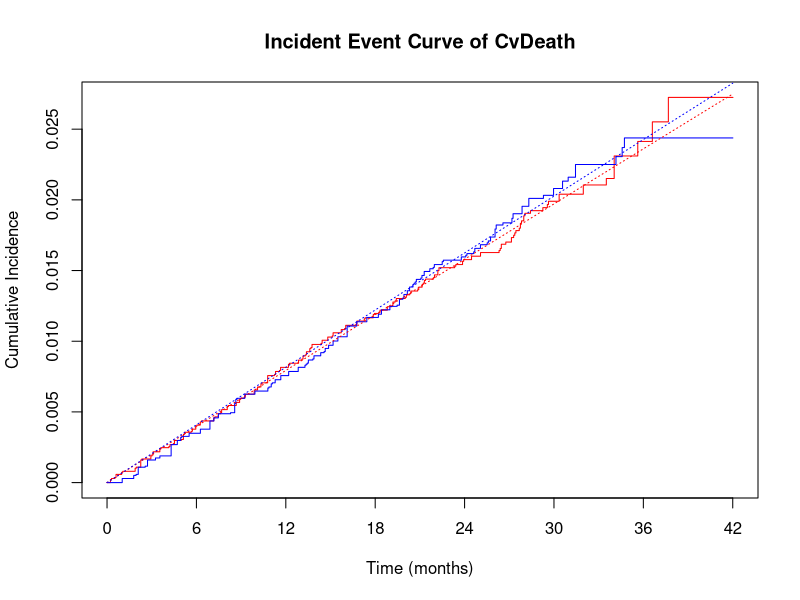
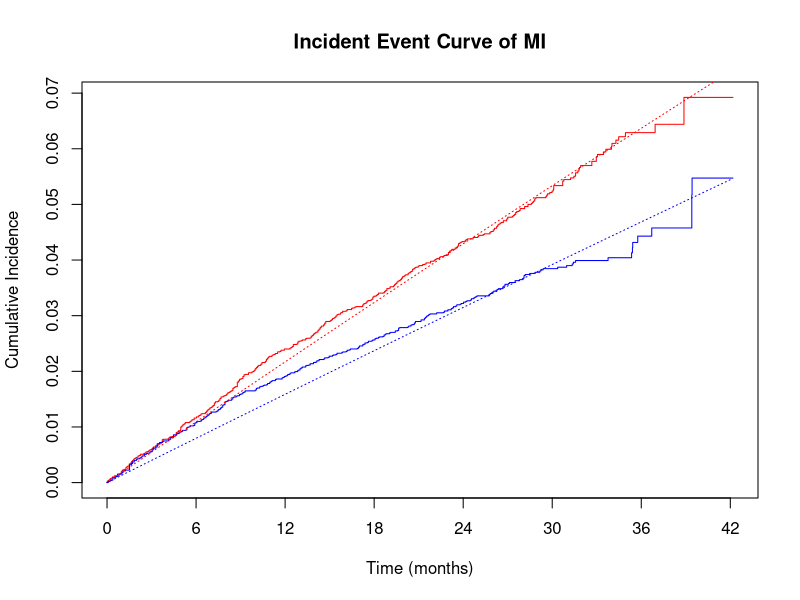
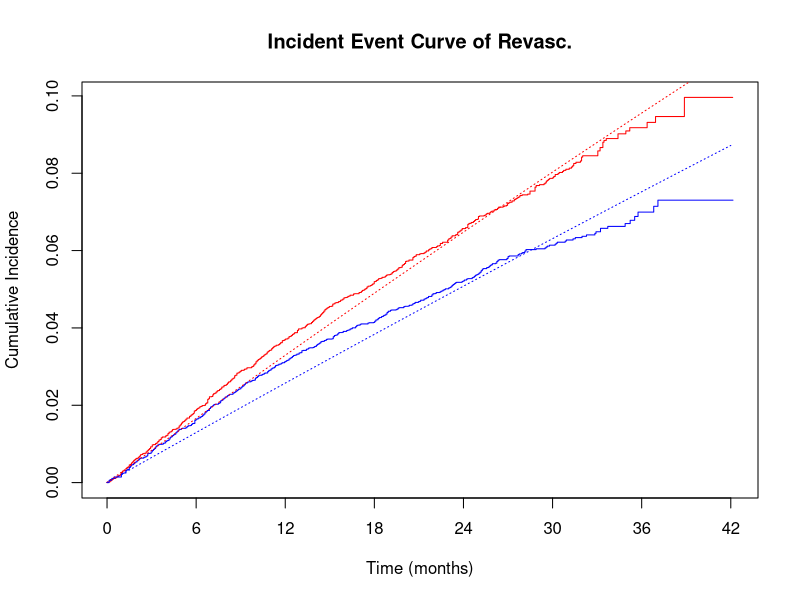
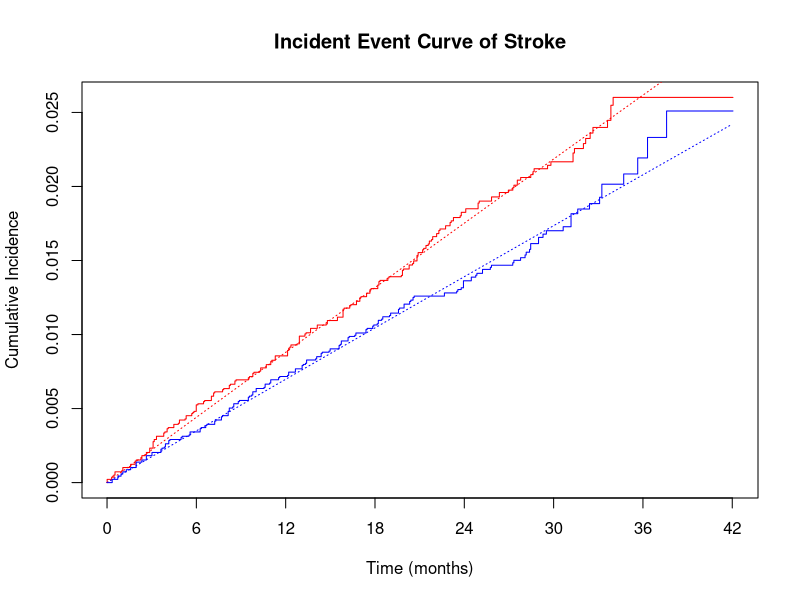
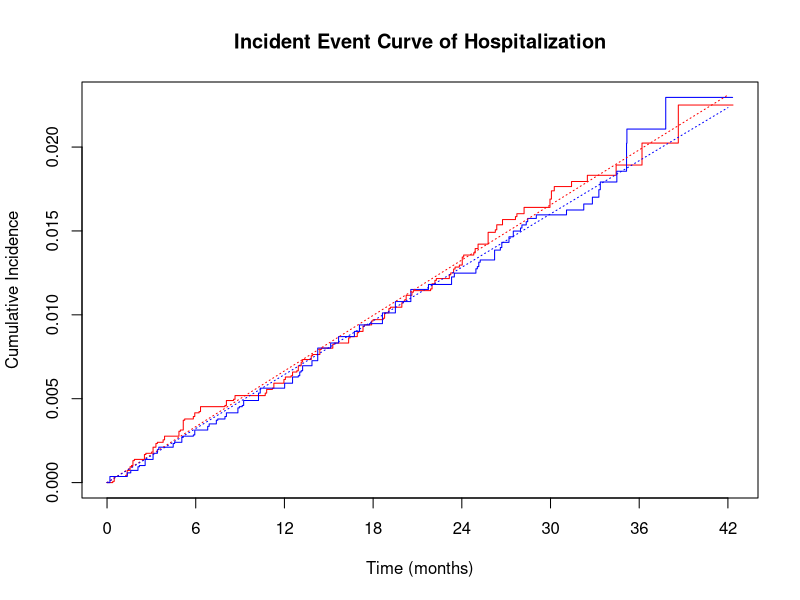
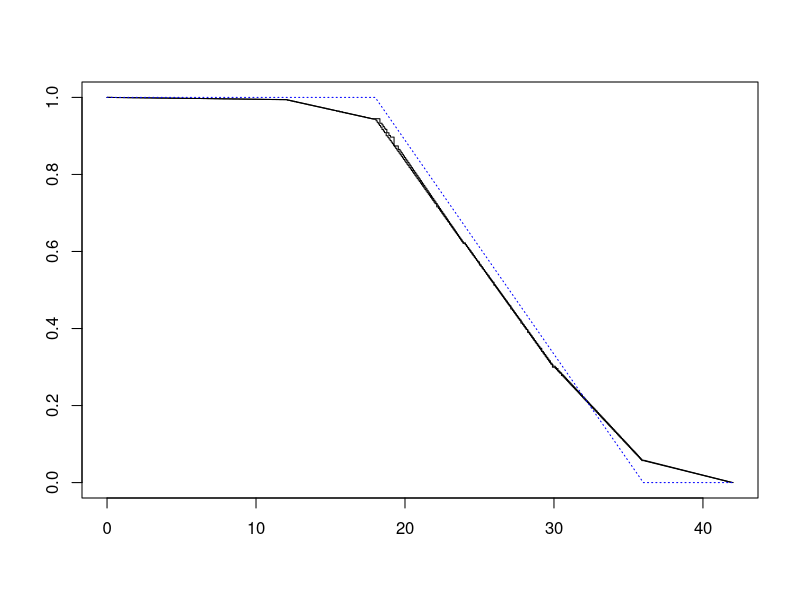

R code for these plots, in order:
library(tidyverse)
library(readxl)
library(survival)
library(writexl)

#####
## First: check whether we can reconstruct the original (incorrect!) one minus Kaplan-Meiers
#####
cvdeath <- read_excel("cvd_ipd.xlsx")
mi <- read_excel("mi_ipd.xlsx")
revas <- read_excel("revasc_ipd.xlsx")
stroke <- read_excel("stroke_ipd.xlsx")
hosp <- read_excel("hosp_ipd.xlsx")

## Also: check the numbers of events
cvd_event <- table(cvdeath$status, cvdeath$treat)[2,]
mi_event <- table(mi$status, mi$treat)[2,]
revas_event <- table(revas$status, revas$treat)[2,]
stroke_event <- table(stroke$status, stroke$treat)[2,]
hosp_event <- table(hosp$status, hosp$treat)[2,]
t(rbind(mi_event, revas_event,cvd_event,stroke_event,hosp_event))

#####
## Second: estimate constant hazard rates for each of the events
#####

# CV death 
tmp <- aggregate(cbind(time, status) ~ treat, data = cvdeath, sum)
tmp$rate <- tmp$status / tmp$time
tmp
tmp1 <- tmp
tseq <- seq(0, 42, by = 0.05)

# Plot cumulative incidence function
sf_cvd <- survfit(Surv(time, status) ~ treat, data = cvdeath)
plot(sf_cvd, fun = "event", col = c("red", "blue"), lwd = 1,
     xlab = "Time (months)", ylab = "Cumulative Incidence",
     main = "Incident Event Curve of CvDeath", xaxt = "n")
axis(1, at = c(0,6,12,18,24,30,36,42))
lines(tseq, 1 - exp(-tmp$rate[1] * tseq), type="l", col = "red", lty=3)
lines(tseq, 1 - exp(-tmp$rate[2] * tseq), type="l", col = "blue", lty=3)

# MI 
tmp <- aggregate(cbind(time, status) ~ treat, data = mi, sum)
tmp$rate <- tmp$status / tmp$time
tmp
tmp2 <- tmp
tseq <- seq(0, 42, by = 0.05)

# Plot cumulative incidence function
sf_mi <- survfit(Surv(time, status) ~ treat, data = mi)
plot(sf_mi, fun = "event", col = c("red", "blue"), lwd = 1,
     xlab = "Time (months)", ylab = "Cumulative Incidence",
     main = "Incident Event Curve of MI", xaxt = "n")
axis(1, at = c(0,6,12,18,24,30,36,42))
lines(tseq, 1 - exp(-tmp$rate[1] * tseq), type="l", col = "red", lty=3)
lines(tseq, 1 - exp(-tmp$rate[2] * tseq), type="l", col = "blue", lty=3)

# Revascularization 
tmp <- aggregate(cbind(time, status) ~ treat, data = revas, sum)
tmp$rate <- tmp$status / tmp$time
tmp
tmp3 <- tmp
tseq <- seq(0, 42, by = 0.05)

# Plot cumulative incidence function
sf_revas <- survfit(Surv(time, status) ~ treat, data = revas)
plot(sf_revas, fun = "event", col = c("red", "blue"), lwd = 1,
     xlab = "Time (months)", ylab = "Cumulative Incidence",
     main = "Incident Event Curve of Revasc.", xaxt = "n")
axis(1, at = c(0,6,12,18,24,30,36,42))
lines(tseq, 1 - exp(-tmp$rate[1] * tseq), type="l", col = "red", lty=3)
lines(tseq, 1 - exp(-tmp$rate[2] * tseq), type="l", col = "blue", lty=3)

# Stroke 
tmp <- aggregate(cbind(time, status) ~ treat, data = stroke, sum)
tmp$rate <- tmp$status / tmp$time
tmp
tmp4 <- tmp
tseq <- seq(0, 42, by = 0.05)

# Plot cumulative incidence function
sf_stroke <- survfit(Surv(time, status) ~ treat, data = stroke)
plot(sf_stroke, fun = "event", col = c("red", "blue"), lwd = 1,
     xlab = "Time (months)", ylab = "Cumulative Incidence",
     main = "Incident Event Curve of Stroke", xaxt = "n")
axis(1, at = c(0,6,12,18,24,30,36,42))
lines(tseq, 1 - exp(-tmp$rate[1] * tseq), type="l", col = "red", lty=3)
lines(tseq, 1 - exp(-tmp$rate[2] * tseq), type="l", col = "blue", lty=3)

# 5. Hospitalization
tmp <- aggregate(cbind(time, status) ~ treat, data = hosp, sum)
tmp$rate <- tmp$status / tmp$time
tmp
tmp5 <- tmp
tseq <- seq(0, 42, by = 0.05)

# Plot cumulative incidence function
sf_hosp <- survfit(Surv(time, status) ~ treat, data = hosp)
plot(sf_hosp, fun = "event", col = c("red", "blue"), lwd = 1,
     xlab = "Time (months)", ylab = "Cumulative Incidence",
     main = "Incident Event Curve of Hospitalization", xaxt = "n")
axis(1, at = c(0,6,12,18,24,30,36,42))
lines(tseq, 1 - exp(-tmp$rate[1] * tseq), type="l", col = "red", lty=3)
lines(tseq, 1 - exp(-tmp$rate[2] * tseq), type="l", col = "blue", lty=3)

####
## We also need a censoring distribution
####
sfcens <- survfit(Surv(time, status==0) ~ treat, data=cvdeath)
plot(sfcens)
# This suggests uniform censoring between 20 and 36 months
censseq <- punif(tseq, 18, 36, lower.tail = FALSE)
lines(tseq, censseq, type="l", col="blue", lty=3)

#####
## Third: generate data with multiple events under assumptions
#####

# Assume that for each of the events considered, the rate of first event is
# the estimated rate of event multiplied by an (as yet unknown) constant, called a

a1 <- c(0.616, 0.66885, 0.447, 0.82, 0.911)
a2 <- c(1.0, 0.7, 1.3, 0.3, 0.6)
a3 <- c(0.8, 0.6, 1.2, 0.2, 1.0)
a4 <- c(1.1, 0.8, 0.8, 0.18, 1.0)
a5 <- c(2.35, 3.1, 0.5, 0.25, 1.80)
  
# Also assume that for each event type, after an initial first event
# other than death, the event is double the first event rate
# maybe also need to assume another constant vector r for relapse chance 
r <- c(1, 10, 10, 20, 20) # discuss with Jan 

# Now we are going to generate multiple events for each individual, according
# to these assumptions, re-estimate cumulative events and check with the original
# data

#
# evolo
#

set.seed(2025)
n <- 13784
res1 <- matrix(NA, n, 11)
colnames(res1) <- c("id", "time1",'type1',"time2",'type2',"time3",'type3',
                   "time4",'type4','time5',"type5")
res1[, 1] <- 1:n
t1 <- rexp(n, rate = r[1]* a1[1] * tmp1$rate[2])
t2 <- rexp(n, rate = r[1]* a1[2] * tmp2$rate[2])
t3 <- rexp(n, rate = r[1]* a1[3] * tmp3$rate[2])
t4 <- rexp(n, rate = r[1]* a1[4] * tmp4$rate[2])
t5 <- rexp(n, rate = r[1]* a1[5] * tmp5$rate[2])
tnext <- pmin(t1, t2, t3, t4, t5)
dnext <- 1
dnext[tnext == t1] <- 1
dnext[tnext == t2] <- 2
dnext[tnext == t3] <- 3
dnext[tnext == t4] <- 4
dnext[tnext == t5] <- 5
res1[, 2] <- tnext
res1[, 3] <- dnext
whnext <- which(dnext > 1)
nnext <- length(whnext)

# After first event, generate second event, except if dnext = 1
t1 <- rexp(nnext, rate = r[2] * a2[1] * tmp1$rate[2])
t2 <- rexp(nnext, rate = r[2] * a2[2] * tmp2$rate[2])
t3 <- rexp(nnext, rate = r[2] * a2[3] * tmp3$rate[2])
t4 <- rexp(nnext, rate = r[2] * a2[4] * tmp4$rate[2])
t5 <- rexp(nnext, rate = r[2] * a2[5] * tmp5$rate[2])
tnext <- pmin(t1, t2, t3, t4, t5)
dnext <- 1
dnext[tnext == t1] <- 1
dnext[tnext == t2] <- 2
dnext[tnext == t3] <- 3
dnext[tnext == t4] <- 4
dnext[tnext == t5] <- 5
res1[whnext, 4] <- res1[whnext, 2] + tnext
res1[whnext, 5] <- dnext
whnext <- whnext[dnext > 1]
nnext <- length(whnext)


# After second event, generate third event, except if dnext = 1
t1 <- rexp(nnext, rate = r[3] * a3[1] * tmp1$rate[2])
t2 <- rexp(nnext, rate = r[3]* a3[2] * tmp2$rate[2])
t3 <- rexp(nnext, rate = r[3] * a3[3] * tmp3$rate[2])
t4 <- rexp(nnext, rate = r[3] * a3[4] * tmp4$rate[2])
t5 <- rexp(nnext, rate = r[3] * a3[5] * tmp5$rate[2])
tnext <- pmin(t1, t2, t3, t4, t5)
dnext <- 1
dnext[tnext == t1] <- 1
dnext[tnext == t2] <- 2
dnext[tnext == t3] <- 3
dnext[tnext == t4] <- 4
dnext[tnext == t5] <- 5
res1[whnext, 6] <- res1[whnext, 4] + tnext
res1[whnext, 7] <- dnext
whnext <- whnext[dnext > 1]
nnext <- length(whnext)

# After third event, generate fourth event, except if dnext = 1
t1 <- rexp(nnext, rate = r[4] * a4[1] * tmp1$rate[2])
t2 <- rexp(nnext, rate = r[4] * a4[2] * tmp2$rate[2])
t3 <- rexp(nnext, rate = r[4] * a4[3] * tmp3$rate[2])
t4 <- rexp(nnext, rate = r[4] * a4[4] * tmp4$rate[2])
t5 <- rexp(nnext, rate = r[4] * a4[5] * tmp5$rate[2])
tnext <- pmin(t1, t2, t3, t4, t5)
dnext <- 1
dnext[tnext == t1] <- 1
dnext[tnext == t2] <- 2
dnext[tnext == t3] <- 3
dnext[tnext == t4] <- 4
dnext[tnext == t5] <- 5
res1[whnext, 8] <- res1[whnext, 6] + tnext
res1[whnext, 9] <- dnext
whnext <- whnext[dnext > 1]
nnext <- length(whnext)

# After fourth event, generate fifth (final) event, except if dnext = 1
t1 <- rexp(nnext, rate = r[5] * a5[1] * tmp1$rate[2])
t2 <- rexp(nnext, rate = r[5] * a5[2] * tmp2$rate[2])
t3 <- rexp(nnext, rate = r[5] * a5[3] * tmp3$rate[2])
t4 <- rexp(nnext, rate = r[5] * a5[4] * tmp4$rate[2])
t5 <- rexp(nnext, rate = r[5] * a5[5] * tmp5$rate[2])
tnext <- pmin(t1, t2, t3, t4, t5)
dnext <- 1
dnext[tnext == t1] <- 1
dnext[tnext == t2] <- 2
dnext[tnext == t3] <- 3
dnext[tnext == t4] <- 4
dnext[tnext == t5] <- 5
res1[whnext, 10] <- res1[whnext, 8] + tnext
res1[whnext, 11] <- dnext


#####
## Fourth: Censor data 
#####
set.seed(2025)
ctime <- runif(n, 18, 36)
res1 <- cbind(res1,ctime)
res1 <- data.frame(res1)

# censor first event
res1$type1 <- ifelse(res1$time1 < ctime, res1$type1, 0)
# censor second event
res1$type2 <- ifelse(res1$time2 < ctime, res1$type2, 0)
# censor third event
res1$type3 <- ifelse(res1$time3 < ctime, res1$type3, 0)
# censor fourth event
res1$type4 <- ifelse(res1$time4 < ctime, res1$type4, 0)
# censor fifth event
res1$type5 <- ifelse(res1$time5 < ctime, res1$type5, 0)

# number of events each time
n_1st <- sum(res1$type1 > 0, na.rm = TRUE)
n_1st

n_2nd <- sum(res1$type2 > 0, na.rm = TRUE)
n_2nd

n_3rd <- sum(res1$type3 > 0, na.rm = TRUE)
n_3rd

n_4th <- sum(res1$type4 > 0, na.rm = TRUE)
n_4th

n_5th <- sum(res1$type5 > 0, na.rm = TRUE)
n_5th

n_total <- n_1st + n_2nd + n_3rd + n_4th + n_5th
n_total

# number of causes specific event frequencies
count_1st <- table(res1$type1)
count_1st

count_2nd <- table(res1$type2)
count_2nd

count_3rd <- table(res1$type3)
count_3rd

count_4th <- table(res1$type4)
count_4th

count_5th <- table(res1$type5)
count_5th

write_xlsx(res1,"censor_evo.xlsx")
#####
## Fifth: Extract Key counting numbers
#####

# Numbers from the clinical report
ncum_repo_evo <- c(251,468,759,207,236)
n1_repo_evo <- c(161,329,349,184,169)
n_event_repo_evo <- c(768,417,159)

# Numbers from simulation
n_1st
n_total_evo <- n_1st + n_2nd + n_3rd + n_4th + n_5th
n_1event_evo <- n_1st - n_2nd
n_2event_evo <- n_2nd - n_3rd
n_3event_evo <- n_3rd - n_4th
n_4event_evo <- n_4th - n_5th
n_5event_evo <- n_5th
n_3pevent_evo <- n_3event_evo + n_4event_evo + n_5event_evo

n_events_sim = c(n_1event_evo,n_2event_evo,n_3pevent_evo)
count_sim <- rbind(count_1st,count_2nd, count_3rd,count_4th,count_5th)
count_cum_sim <- colSums(count_sim)

# output a comparison table
compare_evo <- data.frame(cumu_events = c(ncum_repo_evo,1921),
                          cumu_sim = c(count_cum_sim[2:6],sum(count_cum_sim[2:6])),
                          first_event = c(n1_repo_evo,1192),
                          first_sim = c(as.matrix(count_1st[2:6]),sum(count_1st[2:6])),
                          row.names = c("cvd", "mi", "revasc.","stroke", "hospital.","Total"))

# add multiple events same time term
n_multi <- c(152,53,35,113)
compare_sub <- data.frame (report = n_event_repo_evo,
                sim = n_events_sim,
                row.names = c("subjets with 1 event", "subjets with 2 events", "subjets with 3+ event"))

  